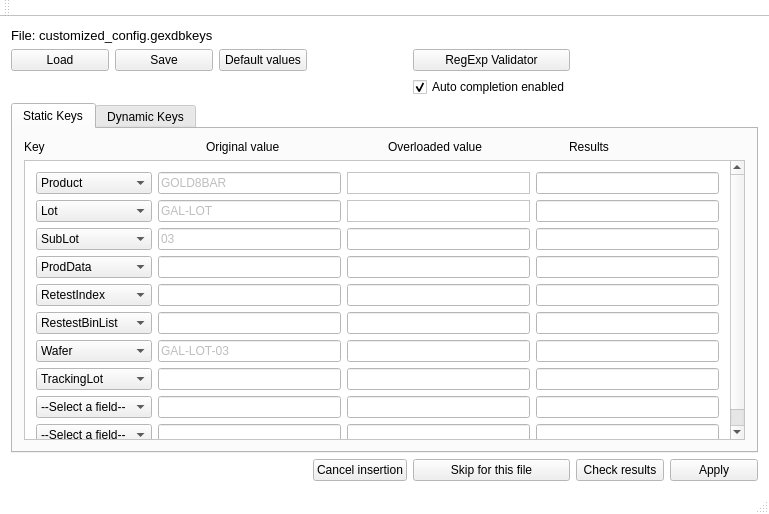
<?xml version="1.0" encoding="UTF-8"?>
<ui version="4.0">
 <class>DbKeysEditor</class>
 <widget class="QMainWindow" name="DbKeysEditor">
  <property name="geometry">
   <rect>
    <x>0</x>
    <y>0</y>
    <width>769</width>
    <height>514</height>
   </rect>
  </property>
  <property name="palette">
   <palette>
    <active>
     <colorrole role="Base">
      <brush brushstyle="SolidPattern">
       <color alpha="255">
        <red>255</red>
        <green>255</green>
        <blue>255</blue>
       </color>
      </brush>
     </colorrole>
     <colorrole role="Window">
      <brush brushstyle="SolidPattern">
       <color alpha="255">
        <red>255</red>
        <green>255</green>
        <blue>255</blue>
       </color>
      </brush>
     </colorrole>
    </active>
    <inactive>
     <colorrole role="Base">
      <brush brushstyle="SolidPattern">
       <color alpha="255">
        <red>255</red>
        <green>255</green>
        <blue>255</blue>
       </color>
      </brush>
     </colorrole>
     <colorrole role="Window">
      <brush brushstyle="SolidPattern">
       <color alpha="255">
        <red>255</red>
        <green>255</green>
        <blue>255</blue>
       </color>
      </brush>
     </colorrole>
    </inactive>
    <disabled>
     <colorrole role="Base">
      <brush brushstyle="SolidPattern">
       <color alpha="255">
        <red>255</red>
        <green>255</green>
        <blue>255</blue>
       </color>
      </brush>
     </colorrole>
     <colorrole role="Window">
      <brush brushstyle="SolidPattern">
       <color alpha="255">
        <red>255</red>
        <green>255</green>
        <blue>255</blue>
       </color>
      </brush>
     </colorrole>
    </disabled>
   </palette>
  </property>
  <property name="windowTitle">
   <string>MainWindow</string>
  </property>
  <widget class="QWidget" name="centralWidget">
   <layout class="QGridLayout" name="gridLayout_5">
    <item row="0" column="0" colspan="2">
     <widget class="QLabel" name="label">
      <property name="font">
       <font>
        <pointsize>10</pointsize>
       </font>
      </property>
      <property name="text">
       <string>File: customized_config.gexdbkeys</string>
      </property>
     </widget>
    </item>
    <item row="1" column="0">
     <widget class="QPushButton" name="pushButton">
      <property name="text">
       <string>Load</string>
      </property>
     </widget>
    </item>
    <item row="1" column="1">
     <widget class="QPushButton" name="pushButton_2">
      <property name="text">
       <string>Save</string>
      </property>
     </widget>
    </item>
    <item row="1" column="2">
     <widget class="QPushButton" name="pushButton_4">
      <property name="text">
       <string>Default values</string>
      </property>
     </widget>
    </item>
    <item row="1" column="4">
     <widget class="QPushButton" name="pushButtonRegExp">
      <property name="text">
       <string>RegExp Validator</string>
      </property>
     </widget>
    </item>
    <item row="2" column="4">
     <widget class="QCheckBox" name="checkBox">
      <property name="text">
       <string>Auto completion enabled</string>
      </property>
      <property name="checked">
       <bool>true</bool>
      </property>
     </widget>
    </item>
    <item row="3" column="0" colspan="7">
     <widget class="QTabWidget" name="tabWidgetKeys">
      <property name="currentIndex">
       <number>0</number>
      </property>
      <widget class="QWidget" name="tabStaticKeys">
       <attribute name="title">
        <string>Static Keys</string>
       </attribute>
       <layout class="QGridLayout" name="gridLayout_2">
        <item row="0" column="0">
         <widget class="QLabel" name="label_9">
          <property name="text">
           <string>Key</string>
          </property>
         </widget>
        </item>
        <item row="0" column="1">
         <widget class="QLabel" name="label_10">
          <property name="text">
           <string>Original value</string>
          </property>
         </widget>
        </item>
        <item row="0" column="2">
         <widget class="QLabel" name="label_11">
          <property name="text">
           <string>Overloaded value</string>
          </property>
         </widget>
        </item>
        <item row="0" column="3">
         <widget class="QLabel" name="label_2">
          <property name="text">
           <string>Results</string>
          </property>
         </widget>
        </item>
        <item row="1" column="0" colspan="4">
         <widget class="QScrollArea" name="scrollArea_2">
          <property name="widgetResizable">
           <bool>true</bool>
          </property>
          <widget class="QWidget" name="scrollAreaWidgetContents_2">
           <property name="geometry">
            <rect>
             <x>0</x>
             <y>0</y>
             <width>725</width>
             <height>275</height>
            </rect>
           </property>
           <layout class="QGridLayout" name="gridLayout">
            <item row="0" column="0">
             <widget class="QComboBox" name="comboBox_8">
              <item>
               <property name="text">
                <string>Product</string>
               </property>
              </item>
              <item>
               <property name="text">
                <string>--Select a field--</string>
               </property>
              </item>
              <item>
               <property name="text">
                <string>Lot</string>
               </property>
              </item>
              <item>
               <property name="text">
                <string>SubLot</string>
               </property>
              </item>
              <item>
               <property name="text">
                <string>ProdData</string>
               </property>
              </item>
              <item>
               <property name="text">
                <string>RetestIndex</string>
               </property>
              </item>
              <item>
               <property name="text">
                <string>RestestBinLit</string>
               </property>
              </item>
              <item>
               <property name="text">
                <string>Wafer</string>
               </property>
              </item>
              <item>
               <property name="text">
                <string>TrackingLot</string>
               </property>
              </item>
             </widget>
            </item>
            <item row="0" column="1">
             <widget class="QLineEdit" name="lineEdit">
              <property name="enabled">
               <bool>false</bool>
              </property>
              <property name="text">
               <string>GOLD8BAR</string>
              </property>
              <property name="readOnly">
               <bool>false</bool>
              </property>
             </widget>
            </item>
            <item row="0" column="2">
             <widget class="QFrame" name="frame">
              <property name="frameShape">
               <enum>QFrame::StyledPanel</enum>
              </property>
              <property name="frameShadow">
               <enum>QFrame::Raised</enum>
              </property>
              <layout class="QGridLayout" name="gridLayout_3">
               <property name="margin">
                <number>0</number>
               </property>
               <property name="spacing">
                <number>0</number>
               </property>
              </layout>
             </widget>
            </item>
            <item row="0" column="3">
             <widget class="QLineEdit" name="lineEdit_10">
              <property name="enabled">
               <bool>false</bool>
              </property>
             </widget>
            </item>
            <item row="1" column="0">
             <widget class="QComboBox" name="comboBox_9">
              <item>
               <property name="text">
                <string>Lot</string>
               </property>
              </item>
              <item>
               <property name="text">
                <string>--Select a field--</string>
               </property>
              </item>
              <item>
               <property name="text">
                <string>Product</string>
               </property>
              </item>
              <item>
               <property name="text">
                <string>SubLot</string>
               </property>
              </item>
              <item>
               <property name="text">
                <string>ProdData</string>
               </property>
              </item>
              <item>
               <property name="text">
                <string>RetestIndex</string>
               </property>
              </item>
              <item>
               <property name="text">
                <string>RestestBinLit</string>
               </property>
              </item>
              <item>
               <property name="text">
                <string>Wafer</string>
               </property>
              </item>
              <item>
               <property name="text">
                <string>TrackingLot</string>
               </property>
              </item>
             </widget>
            </item>
            <item row="1" column="1">
             <widget class="QLineEdit" name="lineEdit_2">
              <property name="enabled">
               <bool>false</bool>
              </property>
              <property name="text">
               <string>GAL-LOT</string>
              </property>
              <property name="readOnly">
               <bool>false</bool>
              </property>
             </widget>
            </item>
            <item row="1" column="2">
             <widget class="QFrame" name="frame_2">
              <property name="frameShape">
               <enum>QFrame::StyledPanel</enum>
              </property>
              <property name="frameShadow">
               <enum>QFrame::Raised</enum>
              </property>
              <layout class="QGridLayout" name="gridLayout_4">
               <property name="margin">
                <number>0</number>
               </property>
               <property name="spacing">
                <number>0</number>
               </property>
              </layout>
             </widget>
            </item>
            <item row="1" column="3">
             <widget class="QLineEdit" name="lineEdit_20">
              <property name="enabled">
               <bool>false</bool>
              </property>
             </widget>
            </item>
            <item row="2" column="0">
             <widget class="QComboBox" name="comboBox_10">
              <item>
               <property name="text">
                <string>SubLot</string>
               </property>
              </item>
              <item>
               <property name="text">
                <string>Lot</string>
               </property>
              </item>
              <item>
               <property name="text">
                <string>--Select a field--</string>
               </property>
              </item>
              <item>
               <property name="text">
                <string>Product</string>
               </property>
              </item>
              <item>
               <property name="text">
                <string>ProdData</string>
               </property>
              </item>
              <item>
               <property name="text">
                <string>RetestIndex</string>
               </property>
              </item>
              <item>
               <property name="text">
                <string>RestestBinLit</string>
               </property>
              </item>
              <item>
               <property name="text">
                <string>Wafer</string>
               </property>
              </item>
              <item>
               <property name="text">
                <string>TrackingLot</string>
               </property>
              </item>
             </widget>
            </item>
            <item row="2" column="1">
             <widget class="QLineEdit" name="lineEdit_3">
              <property name="enabled">
               <bool>false</bool>
              </property>
              <property name="text">
               <string>03</string>
              </property>
              <property name="readOnly">
               <bool>false</bool>
              </property>
             </widget>
            </item>
            <item row="2" column="2">
             <widget class="QLineEdit" name="lineEdit_11"/>
            </item>
            <item row="2" column="3">
             <widget class="QLineEdit" name="lineEdit_21">
              <property name="enabled">
               <bool>false</bool>
              </property>
             </widget>
            </item>
            <item row="3" column="0">
             <widget class="QComboBox" name="comboBox_11">
              <item>
               <property name="text">
                <string>ProdData</string>
               </property>
              </item>
              <item>
               <property name="text">
                <string>Lot</string>
               </property>
              </item>
              <item>
               <property name="text">
                <string>--Select a field--</string>
               </property>
              </item>
              <item>
               <property name="text">
                <string>Product</string>
               </property>
              </item>
              <item>
               <property name="text">
                <string>SubLot</string>
               </property>
              </item>
              <item>
               <property name="text">
                <string>RetestIndex</string>
               </property>
              </item>
              <item>
               <property name="text">
                <string>RestestBinLit</string>
               </property>
              </item>
              <item>
               <property name="text">
                <string>Wafer</string>
               </property>
              </item>
              <item>
               <property name="text">
                <string>TrackingLot</string>
               </property>
              </item>
             </widget>
            </item>
            <item row="3" column="1">
             <widget class="QLineEdit" name="lineEdit_4">
              <property name="enabled">
               <bool>false</bool>
              </property>
              <property name="readOnly">
               <bool>false</bool>
              </property>
             </widget>
            </item>
            <item row="3" column="2">
             <widget class="QLineEdit" name="lineEdit_12"/>
            </item>
            <item row="3" column="3">
             <widget class="QLineEdit" name="lineEdit_22">
              <property name="enabled">
               <bool>false</bool>
              </property>
             </widget>
            </item>
            <item row="4" column="0">
             <widget class="QComboBox" name="comboBox_12">
              <item>
               <property name="text">
                <string>RetestIndex</string>
               </property>
              </item>
              <item>
               <property name="text">
                <string>Lot</string>
               </property>
              </item>
              <item>
               <property name="text">
                <string>--Select a field--</string>
               </property>
              </item>
              <item>
               <property name="text">
                <string>Product</string>
               </property>
              </item>
              <item>
               <property name="text">
                <string>SubLot</string>
               </property>
              </item>
              <item>
               <property name="text">
                <string>ProdData</string>
               </property>
              </item>
              <item>
               <property name="text">
                <string>RestestBinLit</string>
               </property>
              </item>
              <item>
               <property name="text">
                <string>Wafer</string>
               </property>
              </item>
              <item>
               <property name="text">
                <string>TrackingLot</string>
               </property>
              </item>
             </widget>
            </item>
            <item row="4" column="1">
             <widget class="QLineEdit" name="lineEdit_5">
              <property name="enabled">
               <bool>false</bool>
              </property>
              <property name="readOnly">
               <bool>false</bool>
              </property>
             </widget>
            </item>
            <item row="4" column="2">
             <widget class="QLineEdit" name="lineEdit_13"/>
            </item>
            <item row="4" column="3">
             <widget class="QLineEdit" name="lineEdit_26">
              <property name="enabled">
               <bool>false</bool>
              </property>
             </widget>
            </item>
            <item row="5" column="0">
             <widget class="QComboBox" name="comboBox_13">
              <item>
               <property name="text">
                <string>RestestBinList</string>
               </property>
              </item>
              <item>
               <property name="text">
                <string>RetestIndex</string>
               </property>
              </item>
              <item>
               <property name="text">
                <string>Lot</string>
               </property>
              </item>
              <item>
               <property name="text">
                <string>--Select a field--</string>
               </property>
              </item>
              <item>
               <property name="text">
                <string>Product</string>
               </property>
              </item>
              <item>
               <property name="text">
                <string>SubLot</string>
               </property>
              </item>
              <item>
               <property name="text">
                <string>ProdData</string>
               </property>
              </item>
              <item>
               <property name="text">
                <string>Wafer</string>
               </property>
              </item>
              <item>
               <property name="text">
                <string>TrackingLot</string>
               </property>
              </item>
             </widget>
            </item>
            <item row="5" column="1">
             <widget class="QLineEdit" name="lineEdit_6">
              <property name="enabled">
               <bool>false</bool>
              </property>
              <property name="readOnly">
               <bool>false</bool>
              </property>
             </widget>
            </item>
            <item row="5" column="2">
             <widget class="QLineEdit" name="lineEdit_14"/>
            </item>
            <item row="5" column="3">
             <widget class="QLineEdit" name="lineEdit_23">
              <property name="enabled">
               <bool>false</bool>
              </property>
             </widget>
            </item>
            <item row="6" column="0">
             <widget class="QComboBox" name="comboBox_14">
              <item>
               <property name="text">
                <string>Wafer</string>
               </property>
              </item>
              <item>
               <property name="text">
                <string>RestestBinLit</string>
               </property>
              </item>
              <item>
               <property name="text">
                <string>Lot</string>
               </property>
              </item>
              <item>
               <property name="text">
                <string>--Select a field--</string>
               </property>
              </item>
              <item>
               <property name="text">
                <string>Product</string>
               </property>
              </item>
              <item>
               <property name="text">
                <string>SubLot</string>
               </property>
              </item>
              <item>
               <property name="text">
                <string>ProdData</string>
               </property>
              </item>
              <item>
               <property name="text">
                <string>RetestIndex</string>
               </property>
              </item>
              <item>
               <property name="text">
                <string>TrackingLot</string>
               </property>
              </item>
             </widget>
            </item>
            <item row="6" column="1">
             <widget class="QLineEdit" name="lineEdit_7">
              <property name="enabled">
               <bool>false</bool>
              </property>
              <property name="text">
               <string>GAL-LOT-03</string>
              </property>
              <property name="readOnly">
               <bool>false</bool>
              </property>
             </widget>
            </item>
            <item row="6" column="2">
             <widget class="QLineEdit" name="lineEdit_15"/>
            </item>
            <item row="6" column="3">
             <widget class="QLineEdit" name="lineEdit_24">
              <property name="enabled">
               <bool>false</bool>
              </property>
             </widget>
            </item>
            <item row="7" column="0">
             <widget class="QComboBox" name="comboBox_15">
              <item>
               <property name="text">
                <string>TrackingLot</string>
               </property>
              </item>
              <item>
               <property name="text">
                <string>Wafer</string>
               </property>
              </item>
              <item>
               <property name="text">
                <string>Lot</string>
               </property>
              </item>
              <item>
               <property name="text">
                <string>--Select a field--</string>
               </property>
              </item>
              <item>
               <property name="text">
                <string>Product</string>
               </property>
              </item>
              <item>
               <property name="text">
                <string>SubLot</string>
               </property>
              </item>
              <item>
               <property name="text">
                <string>ProdData</string>
               </property>
              </item>
              <item>
               <property name="text">
                <string>RetestIndex</string>
               </property>
              </item>
              <item>
               <property name="text">
                <string>RestestBinLit</string>
               </property>
              </item>
             </widget>
            </item>
            <item row="7" column="1">
             <widget class="QLineEdit" name="lineEdit_8">
              <property name="enabled">
               <bool>false</bool>
              </property>
              <property name="readOnly">
               <bool>false</bool>
              </property>
             </widget>
            </item>
            <item row="7" column="2">
             <widget class="QLineEdit" name="lineEdit_16"/>
            </item>
            <item row="7" column="3">
             <widget class="QLineEdit" name="lineEdit_25">
              <property name="enabled">
               <bool>false</bool>
              </property>
             </widget>
            </item>
            <item row="8" column="0">
             <widget class="QComboBox" name="comboBox_16">
              <item>
               <property name="text">
                <string>--Select a field--</string>
               </property>
              </item>
              <item>
               <property name="text">
                <string>Lot</string>
               </property>
              </item>
              <item>
               <property name="text">
                <string>Product</string>
               </property>
              </item>
              <item>
               <property name="text">
                <string>SubLot</string>
               </property>
              </item>
              <item>
               <property name="text">
                <string>ProdData</string>
               </property>
              </item>
              <item>
               <property name="text">
                <string>RetestIndex</string>
               </property>
              </item>
              <item>
               <property name="text">
                <string>RestestBinLit</string>
               </property>
              </item>
              <item>
               <property name="text">
                <string>Wafer</string>
               </property>
              </item>
              <item>
               <property name="text">
                <string>TrackingLot</string>
               </property>
              </item>
              <item>
               <property name="text">
                <string>...</string>
               </property>
              </item>
             </widget>
            </item>
            <item row="8" column="1">
             <widget class="QLineEdit" name="lineEdit_18">
              <property name="enabled">
               <bool>false</bool>
              </property>
              <property name="readOnly">
               <bool>false</bool>
              </property>
             </widget>
            </item>
            <item row="8" column="2">
             <widget class="QLineEdit" name="lineEdit_17"/>
            </item>
            <item row="8" column="3">
             <widget class="QLineEdit" name="lineEdit_27">
              <property name="enabled">
               <bool>false</bool>
              </property>
             </widget>
            </item>
            <item row="9" column="0">
             <widget class="QComboBox" name="comboBox_17">
              <item>
               <property name="text">
                <string>--Select a field--</string>
               </property>
              </item>
              <item>
               <property name="text">
                <string>Lot</string>
               </property>
              </item>
              <item>
               <property name="text">
                <string>Product</string>
               </property>
              </item>
              <item>
               <property name="text">
                <string>SubLot</string>
               </property>
              </item>
              <item>
               <property name="text">
                <string>ProdData</string>
               </property>
              </item>
              <item>
               <property name="text">
                <string>RetestIndex</string>
               </property>
              </item>
              <item>
               <property name="text">
                <string>RestestBinLit</string>
               </property>
              </item>
              <item>
               <property name="text">
                <string>Wafer</string>
               </property>
              </item>
              <item>
               <property name="text">
                <string>TrackingLot</string>
               </property>
              </item>
              <item>
               <property name="text">
                <string>...</string>
               </property>
              </item>
             </widget>
            </item>
            <item row="9" column="1">
             <widget class="QLineEdit" name="lineEdit_19">
              <property name="enabled">
               <bool>false</bool>
              </property>
              <property name="readOnly">
               <bool>false</bool>
              </property>
             </widget>
            </item>
            <item row="9" column="2">
             <widget class="QLineEdit" name="lineEdit_9"/>
            </item>
            <item row="9" column="3">
             <widget class="QLineEdit" name="lineEdit_29">
              <property name="enabled">
               <bool>false</bool>
              </property>
             </widget>
            </item>
           </layout>
          </widget>
         </widget>
        </item>
       </layout>
      </widget>
      <widget class="QWidget" name="tabDynamicKeys">
       <attribute name="title">
        <string>Dynamic Keys</string>
       </attribute>
       <layout class="QGridLayout" name="gridLayout_12">
        <item row="0" column="0">
         <widget class="QLabel" name="label_14">
          <property name="text">
           <string>Field</string>
          </property>
         </widget>
        </item>
        <item row="0" column="1">
         <widget class="QLabel" name="label_12">
          <property name="text">
           <string>Overloaded value</string>
          </property>
         </widget>
        </item>
        <item row="1" column="0" colspan="3">
         <widget class="QScrollArea" name="scrollArea_3">
          <property name="widgetResizable">
           <bool>true</bool>
          </property>
          <widget class="QWidget" name="scrollAreaWidgetContents_4">
           <property name="geometry">
            <rect>
             <x>0</x>
             <y>0</y>
             <width>725</width>
             <height>275</height>
            </rect>
           </property>
           <layout class="QGridLayout" name="gridLayout_9">
            <item row="0" column="0">
             <widget class="QComboBox" name="comboBox_28">
              <item>
               <property name="text">
                <string>Product</string>
               </property>
              </item>
              <item>
               <property name="text">
                <string>--Select a field--</string>
               </property>
              </item>
              <item>
               <property name="text">
                <string>Lot</string>
               </property>
              </item>
              <item>
               <property name="text">
                <string>SubLot</string>
               </property>
              </item>
              <item>
               <property name="text">
                <string>ProdData</string>
               </property>
              </item>
              <item>
               <property name="text">
                <string>RetestIndex</string>
               </property>
              </item>
              <item>
               <property name="text">
                <string>RestestBinLit</string>
               </property>
              </item>
              <item>
               <property name="text">
                <string>Wafer</string>
               </property>
              </item>
              <item>
               <property name="text">
                <string>TrackingLot</string>
               </property>
              </item>
             </widget>
            </item>
            <item row="0" column="1">
             <widget class="QFrame" name="frame_5">
              <property name="frameShape">
               <enum>QFrame::StyledPanel</enum>
              </property>
              <property name="frameShadow">
               <enum>QFrame::Raised</enum>
              </property>
              <layout class="QGridLayout" name="gridLayout_10">
               <property name="margin">
                <number>0</number>
               </property>
               <property name="spacing">
                <number>0</number>
               </property>
              </layout>
             </widget>
            </item>
            <item row="1" column="0">
             <widget class="QComboBox" name="comboBox_29">
              <item>
               <property name="text">
                <string>Lot</string>
               </property>
              </item>
              <item>
               <property name="text">
                <string>--Select a field--</string>
               </property>
              </item>
              <item>
               <property name="text">
                <string>Product</string>
               </property>
              </item>
              <item>
               <property name="text">
                <string>SubLot</string>
               </property>
              </item>
              <item>
               <property name="text">
                <string>ProdData</string>
               </property>
              </item>
              <item>
               <property name="text">
                <string>RetestIndex</string>
               </property>
              </item>
              <item>
               <property name="text">
                <string>RestestBinLit</string>
               </property>
              </item>
              <item>
               <property name="text">
                <string>Wafer</string>
               </property>
              </item>
              <item>
               <property name="text">
                <string>TrackingLot</string>
               </property>
              </item>
             </widget>
            </item>
            <item row="1" column="1">
             <widget class="QFrame" name="frame_6">
              <property name="frameShape">
               <enum>QFrame::StyledPanel</enum>
              </property>
              <property name="frameShadow">
               <enum>QFrame::Raised</enum>
              </property>
              <layout class="QGridLayout" name="gridLayout_11">
               <property name="margin">
                <number>0</number>
               </property>
               <property name="spacing">
                <number>0</number>
               </property>
              </layout>
             </widget>
            </item>
            <item row="2" column="0">
             <widget class="QComboBox" name="comboBox_30">
              <item>
               <property name="text">
                <string>SubLot</string>
               </property>
              </item>
              <item>
               <property name="text">
                <string>Lot</string>
               </property>
              </item>
              <item>
               <property name="text">
                <string>--Select a field--</string>
               </property>
              </item>
              <item>
               <property name="text">
                <string>Product</string>
               </property>
              </item>
              <item>
               <property name="text">
                <string>ProdData</string>
               </property>
              </item>
              <item>
               <property name="text">
                <string>RetestIndex</string>
               </property>
              </item>
              <item>
               <property name="text">
                <string>RestestBinLit</string>
               </property>
              </item>
              <item>
               <property name="text">
                <string>Wafer</string>
               </property>
              </item>
              <item>
               <property name="text">
                <string>TrackingLot</string>
               </property>
              </item>
             </widget>
            </item>
            <item row="2" column="1">
             <widget class="QLineEdit" name="lineEdit_62"/>
            </item>
            <item row="3" column="0">
             <widget class="QComboBox" name="comboBox_31">
              <item>
               <property name="text">
                <string>ProdData</string>
               </property>
              </item>
              <item>
               <property name="text">
                <string>Lot</string>
               </property>
              </item>
              <item>
               <property name="text">
                <string>--Select a field--</string>
               </property>
              </item>
              <item>
               <property name="text">
                <string>Product</string>
               </property>
              </item>
              <item>
               <property name="text">
                <string>SubLot</string>
               </property>
              </item>
              <item>
               <property name="text">
                <string>RetestIndex</string>
               </property>
              </item>
              <item>
               <property name="text">
                <string>RestestBinLit</string>
               </property>
              </item>
              <item>
               <property name="text">
                <string>Wafer</string>
               </property>
              </item>
              <item>
               <property name="text">
                <string>TrackingLot</string>
               </property>
              </item>
             </widget>
            </item>
            <item row="3" column="1">
             <widget class="QLineEdit" name="lineEdit_65"/>
            </item>
            <item row="4" column="0">
             <widget class="QComboBox" name="comboBox_32">
              <item>
               <property name="text">
                <string>RetestIndex</string>
               </property>
              </item>
              <item>
               <property name="text">
                <string>Lot</string>
               </property>
              </item>
              <item>
               <property name="text">
                <string>--Select a field--</string>
               </property>
              </item>
              <item>
               <property name="text">
                <string>Product</string>
               </property>
              </item>
              <item>
               <property name="text">
                <string>SubLot</string>
               </property>
              </item>
              <item>
               <property name="text">
                <string>ProdData</string>
               </property>
              </item>
              <item>
               <property name="text">
                <string>RestestBinLit</string>
               </property>
              </item>
              <item>
               <property name="text">
                <string>Wafer</string>
               </property>
              </item>
              <item>
               <property name="text">
                <string>TrackingLot</string>
               </property>
              </item>
             </widget>
            </item>
            <item row="4" column="1">
             <widget class="QLineEdit" name="lineEdit_68"/>
            </item>
            <item row="5" column="0">
             <widget class="QComboBox" name="comboBox_33">
              <item>
               <property name="text">
                <string>RestestBinList</string>
               </property>
              </item>
              <item>
               <property name="text">
                <string>RetestIndex</string>
               </property>
              </item>
              <item>
               <property name="text">
                <string>Lot</string>
               </property>
              </item>
              <item>
               <property name="text">
                <string>--Select a field--</string>
               </property>
              </item>
              <item>
               <property name="text">
                <string>Product</string>
               </property>
              </item>
              <item>
               <property name="text">
                <string>SubLot</string>
               </property>
              </item>
              <item>
               <property name="text">
                <string>ProdData</string>
               </property>
              </item>
              <item>
               <property name="text">
                <string>Wafer</string>
               </property>
              </item>
              <item>
               <property name="text">
                <string>TrackingLot</string>
               </property>
              </item>
             </widget>
            </item>
            <item row="5" column="1">
             <widget class="QLineEdit" name="lineEdit_71"/>
            </item>
            <item row="6" column="0">
             <widget class="QComboBox" name="comboBox_34">
              <item>
               <property name="text">
                <string>Wafer</string>
               </property>
              </item>
              <item>
               <property name="text">
                <string>RestestBinLit</string>
               </property>
              </item>
              <item>
               <property name="text">
                <string>Lot</string>
               </property>
              </item>
              <item>
               <property name="text">
                <string>--Select a field--</string>
               </property>
              </item>
              <item>
               <property name="text">
                <string>Product</string>
               </property>
              </item>
              <item>
               <property name="text">
                <string>SubLot</string>
               </property>
              </item>
              <item>
               <property name="text">
                <string>ProdData</string>
               </property>
              </item>
              <item>
               <property name="text">
                <string>RetestIndex</string>
               </property>
              </item>
              <item>
               <property name="text">
                <string>TrackingLot</string>
               </property>
              </item>
             </widget>
            </item>
            <item row="6" column="1">
             <widget class="QLineEdit" name="lineEdit_74"/>
            </item>
            <item row="7" column="0">
             <widget class="QComboBox" name="comboBox_35">
              <item>
               <property name="text">
                <string>TrackingLot</string>
               </property>
              </item>
              <item>
               <property name="text">
                <string>Wafer</string>
               </property>
              </item>
              <item>
               <property name="text">
                <string>Lot</string>
               </property>
              </item>
              <item>
               <property name="text">
                <string>--Select a field--</string>
               </property>
              </item>
              <item>
               <property name="text">
                <string>Product</string>
               </property>
              </item>
              <item>
               <property name="text">
                <string>SubLot</string>
               </property>
              </item>
              <item>
               <property name="text">
                <string>ProdData</string>
               </property>
              </item>
              <item>
               <property name="text">
                <string>RetestIndex</string>
               </property>
              </item>
              <item>
               <property name="text">
                <string>RestestBinLit</string>
               </property>
              </item>
             </widget>
            </item>
            <item row="7" column="1">
             <widget class="QLineEdit" name="lineEdit_77"/>
            </item>
            <item row="8" column="0">
             <widget class="QComboBox" name="comboBox_36">
              <item>
               <property name="text">
                <string>--Select a field--</string>
               </property>
              </item>
              <item>
               <property name="text">
                <string>Lot</string>
               </property>
              </item>
              <item>
               <property name="text">
                <string>Product</string>
               </property>
              </item>
              <item>
               <property name="text">
                <string>SubLot</string>
               </property>
              </item>
              <item>
               <property name="text">
                <string>ProdData</string>
               </property>
              </item>
              <item>
               <property name="text">
                <string>RetestIndex</string>
               </property>
              </item>
              <item>
               <property name="text">
                <string>RestestBinLit</string>
               </property>
              </item>
              <item>
               <property name="text">
                <string>Wafer</string>
               </property>
              </item>
              <item>
               <property name="text">
                <string>TrackingLot</string>
               </property>
              </item>
              <item>
               <property name="text">
                <string>...</string>
               </property>
              </item>
             </widget>
            </item>
            <item row="8" column="1">
             <widget class="QLineEdit" name="lineEdit_80"/>
            </item>
            <item row="9" column="0">
             <widget class="QComboBox" name="comboBox_37">
              <item>
               <property name="text">
                <string>--Select a field--</string>
               </property>
              </item>
              <item>
               <property name="text">
                <string>Lot</string>
               </property>
              </item>
              <item>
               <property name="text">
                <string>Product</string>
               </property>
              </item>
              <item>
               <property name="text">
                <string>SubLot</string>
               </property>
              </item>
              <item>
               <property name="text">
                <string>ProdData</string>
               </property>
              </item>
              <item>
               <property name="text">
                <string>RetestIndex</string>
               </property>
              </item>
              <item>
               <property name="text">
                <string>RestestBinLit</string>
               </property>
              </item>
              <item>
               <property name="text">
                <string>Wafer</string>
               </property>
              </item>
              <item>
               <property name="text">
                <string>TrackingLot</string>
               </property>
              </item>
              <item>
               <property name="text">
                <string>...</string>
               </property>
              </item>
             </widget>
            </item>
            <item row="9" column="1">
             <widget class="QLineEdit" name="lineEdit_83"/>
            </item>
           </layout>
          </widget>
         </widget>
        </item>
       </layout>
      </widget>
     </widget>
    </item>
    <item row="4" column="3">
     <widget class="QPushButton" name="pushButton_5">
      <property name="text">
       <string>Cancel insertion</string>
      </property>
     </widget>
    </item>
    <item row="4" column="4">
     <widget class="QPushButton" name="pushButton_6">
      <property name="text">
       <string>Skip for this file</string>
      </property>
     </widget>
    </item>
    <item row="4" column="5">
     <widget class="QPushButton" name="pushButton_8">
      <property name="text">
       <string>Check results</string>
      </property>
     </widget>
    </item>
    <item row="4" column="6">
     <widget class="QPushButton" name="pushButton_7">
      <property name="text">
       <string>Apply</string>
      </property>
     </widget>
    </item>
   </layout>
  </widget>
  <widget class="QMenuBar" name="menuBar">
   <property name="geometry">
    <rect>
     <x>0</x>
     <y>0</y>
     <width>769</width>
     <height>21</height>
    </rect>
   </property>
  </widget>
  <widget class="QToolBar" name="mainToolBar">
   <attribute name="toolBarArea">
    <enum>TopToolBarArea</enum>
   </attribute>
   <attribute name="toolBarBreak">
    <bool>false</bool>
   </attribute>
  </widget>
  <widget class="QStatusBar" name="statusBar"/>
 </widget>
 <layoutdefault spacing="6" margin="11"/>
 <resources/>
 <connections/>
</ui>
